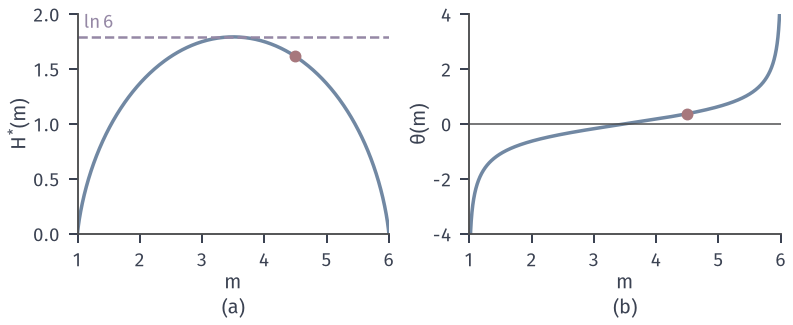

Source code (Python):
"""Die faces {1..6}, constraint E[X]=m, 1<m<6. Max-entropy q propto e^{theta x}.
(a) maximal entropy H*(m) (blue), upper bound ln 6 (purple dashed), red point m=4.5 (H*=1.6136).
(b) multiplier theta(m) (blue), red point (4.5, 0.3710); theta -> +-inf as m -> 6 or 1."""
from pathlib import Path
import sys
HERE = Path(__file__).resolve().parent
sys.path.insert(0, str(HERE.parent/"dsel-common"))
from common import *

f = np.arange(1, 7, dtype=float)
def stats(t):
    w = np.exp(t*f); q = w/w.sum(); return q@f, -np.sum(q*np.log(q))
ts = np.linspace(-6, 6, 1200)
M = np.array([stats(t)[0] for t in ts]); H = np.array([stats(t)[1] for t in ts])
lo, hi = -20, 20
for _ in range(200):
    mid = (lo+hi)/2
    if stats(mid)[0] < 4.5: lo = mid
    else: hi = mid
t45 = (lo+hi)/2; m45, H45 = stats(t45)
fig, (a, b) = figure(width_mm=112, height_mm=46, ncols=2)
a.plot(M, H, color=BLUE, lw=1.4)
a.axhline(math.log(6), color=PURPLE, lw=1.0, ls='--')
a.scatter([4.5], [H45], s=16, color=RED, zorder=5)
a.text(1.1, math.log(6)+0.04, r'$\ln 6$', color=PURPLE, fontsize=7.5, va='bottom')
a.set_xlim(1, 6); a.set_ylim(0, 2.0)
a.set_xlabel(r'$m$', labelpad=1); a.set_ylabel(r'$H^{*}(m)$', labelpad=1)
b.plot(M, ts, color=BLUE, lw=1.4)
b.scatter([4.5], [t45], s=16, color=RED, zorder=5)
b.axhline(0, color=STROKE, lw=0.6)
b.set_xlim(1, 6); b.set_ylim(-4, 4)
b.set_xlabel(r'$m$', labelpad=1); b.set_ylabel(r'$\theta(m)$', labelpad=1)
tag(a, '(a)', y=-0.29); tag(b, '(b)', y=-0.29)
save(fig, HERE, 'figure', {'theta_4.5': t45, 'H_4.5': float(H45), 'ln6': math.log(6)})
